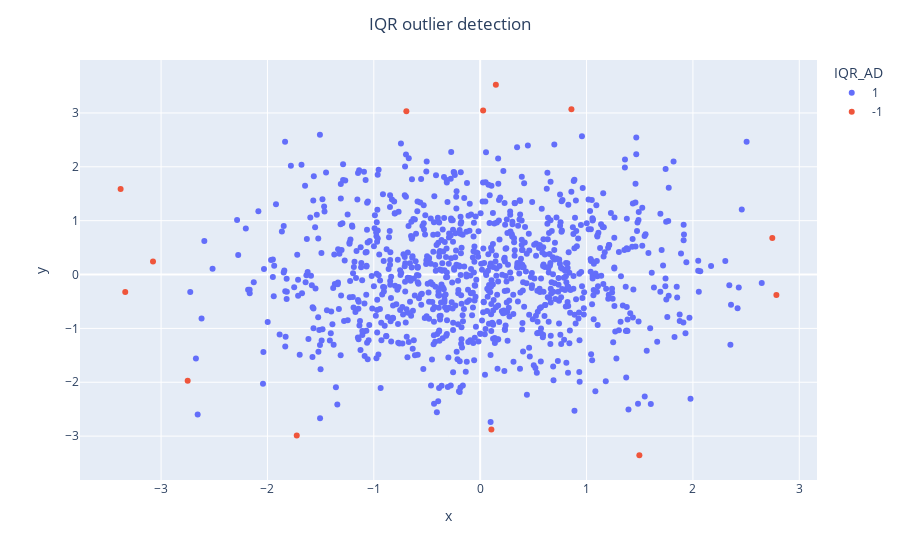

Notebook code cell kept with this figure:
### Code cell
#plot teh scatter plot
# fig = px.scatter(xy_data, x = "x", y = "y",
#           color = "IQR_AD", 
#           hover_name = "name")
fig = px.scatter(xy_data, x = "x", y = "y", color = "IQR_AD")
fig.update_layout(title = "IQR outlier detection",
                 title_x = 0.5)
fig.show()

### Figure 1 — Plotly figure (JSON) as saved in the notebook; plotly's stock layout.template omitted (floating-point values rounded to 4 significant figures; data arrays with more than 128 entries replaced by an {"elided": "..."} marker saying what was removed)
{"data": [{"hovertemplate": "IQR_AD=1<br>x=%{x}<br>y=%{y}<extra></extra>", "legendgroup": "1", "marker": {"color": "#636efa", "symbol": "circle"}, "mode": "markers", "name": "1", "orientation": "v", "showlegend": true, "type": "scatter", "x": {"elided": "987 float values"}, "xaxis": "x", "y": {"elided": "987 float values"}, "yaxis": "y"}, {"hovertemplate": "IQR_AD=-1<br>x=%{x}<br>y=%{y}<extra></extra>", "legendgroup": "-1", "marker": {"color": "#EF553B", "symbol": "circle"}, "mode": "markers", "name": "-1", "orientation": "v", "showlegend": true, "type": "scatter", "x": [-2.75, -3.381, 0.1473, -3.337, -0.6939, 0.8578, -3.076, 1.497, 0.1051, 0.02777, 2.785, 2.746, -1.724], "xaxis": "x", "y": [-1.97, 1.589, 3.524, -0.324, 3.034, 3.066, 0.2412, -3.355, -2.876, 3.046, -0.3807, 0.6786, -2.99], "yaxis": "y"}], "layout": {"legend": {"title": {"text": "IQR_AD"}, "tracegroupgap": 0}, "margin": {"t": 60}, "title": {"text": "IQR outlier detection", "x": 0.5}, "xaxis": {"anchor": "y", "domain": [0, 1], "title": {"text": "x"}}, "yaxis": {"anchor": "x", "domain": [0, 1], "title": {"text": "y"}}}}
